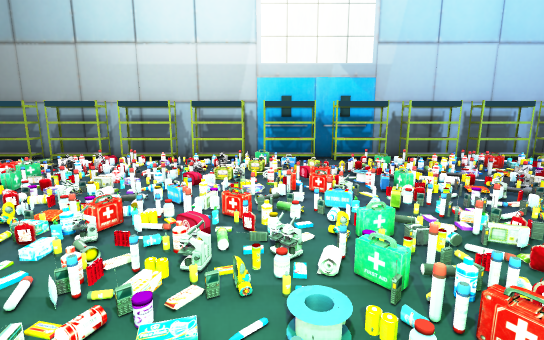
View 1 (above)

13 first-person views from a walk through a scene from a Unity 3-D project. The camera is 1.2 m above the floor, tilts 10° down and sees 85° across. The floor is counted in squares, 1 m on a side. Each view is taken from the middle of a square. On the plan, view 1 faces up. The plan holds only what a view shows up to about 13 squares ahead; the rest is blank. The place goes on beyond the plan. Some surface patterns are stand-ins.

View 2
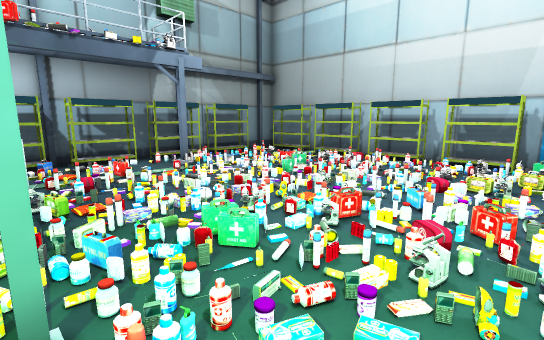

View 3
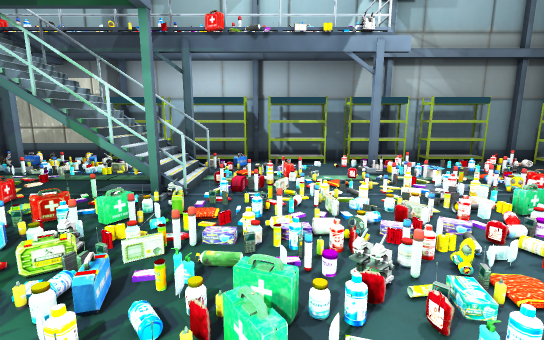

View 4
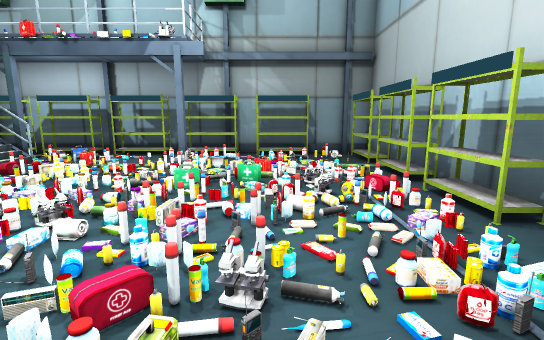

View 5
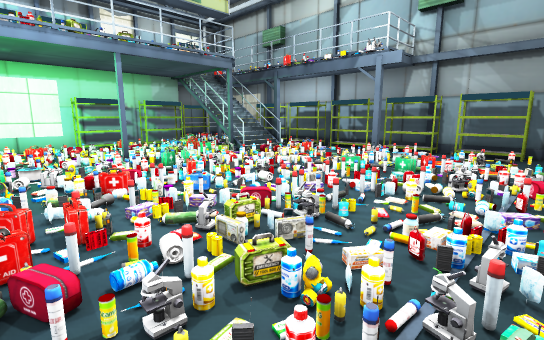

View 6
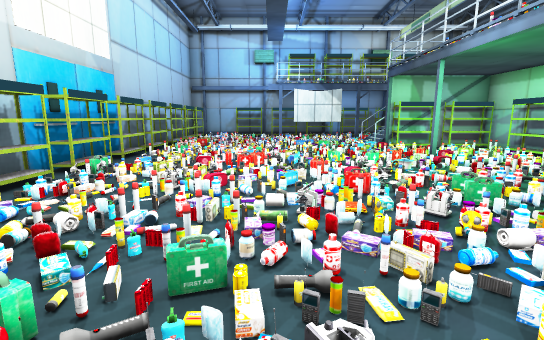

View 7
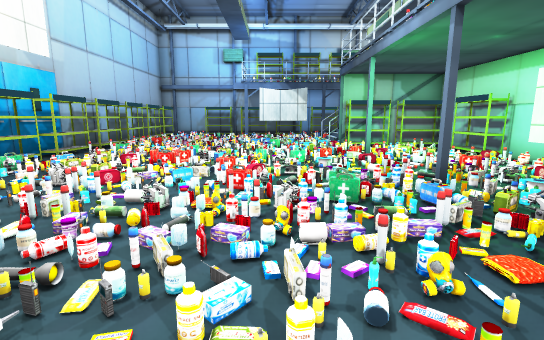

View 8
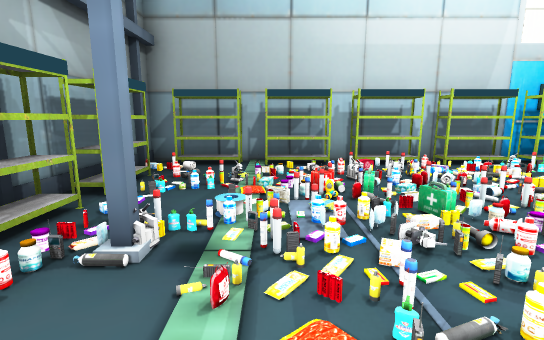

View 9
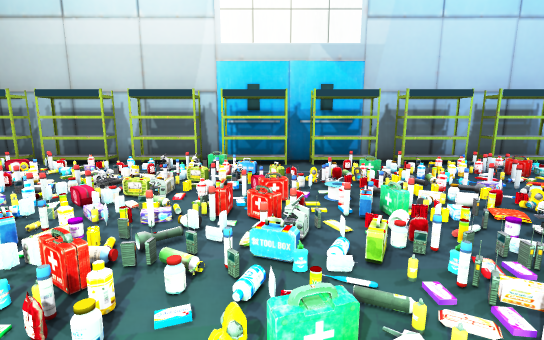

View 10
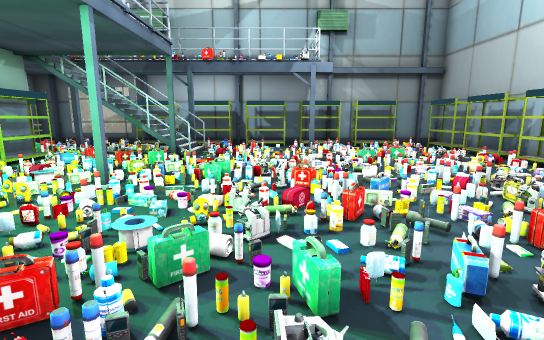

View 11
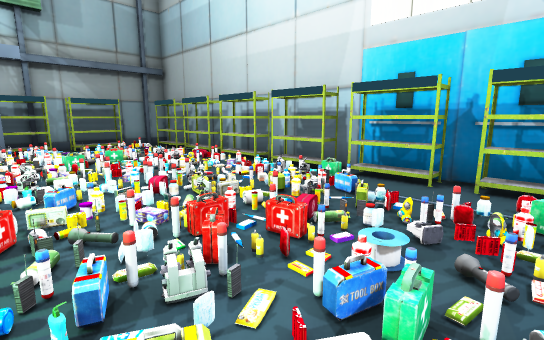

View 12
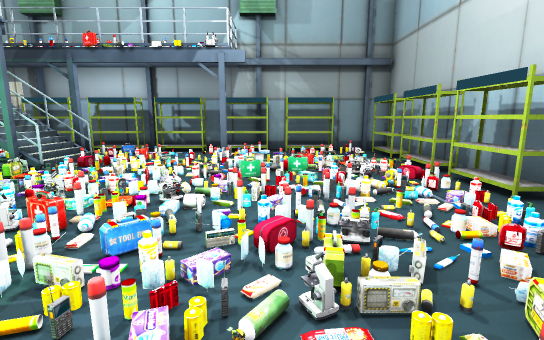

View 13
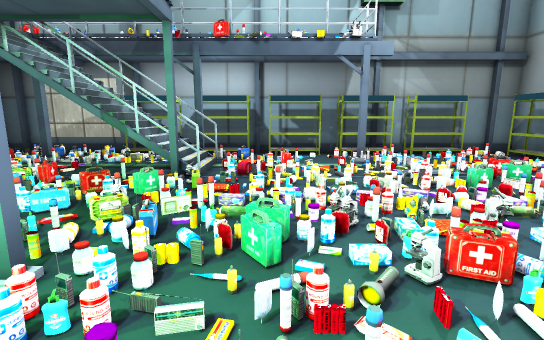

### Floor plan
Key: @ floor where view 1 was taken; # wall or solid block; . main floor; : floor 0.25 m higher than the main floor; + floor 0.5 m higher than the main floor; * floor 1.25 m higher than the main floor; % floor 2 m higher than the main floor; / step, stairs or slope; = window, fence, low wall or low ledge; O other object.
Columns run from 11 left of view 1 to 6 right of it. Each row starts with its distance up from view 1.
 11  ###############
 10 ##OOOOOOOOOOOOO#OO
  9 #//.=======/..====
  8 #OO.//../:////O.:
  7 #O////////////.O.
  6 #O../O////////O..
  5 #O////O////O///O
  4 #O/#////////////
  3 #O/./////O/////
  2 #OO///////////
  1 #O/=//////////   =
  0 #O/#+#///#O@/   O#
 -1 #O =*#///../O   O#
 -2 #O O%#:.....    O#
 -3  O   #O#OO   #O#O#

Where each view was taken, in squares from view 1:
view 1: 0 up, 0 right, facing up
view 2: 0 up, 0 right, facing up-left
view 3: 2 up, 1 left, facing left
view 4: 7 up, 0 right, facing left
view 5: 9 up, 1 right, facing down-left
view 6: 5 up, 7 left, facing right
view 7: 3 up, 7 left, facing right
view 8: 2 up, 7 left, facing up
view 9: 2 up, 1 right, facing up
view 10: 3 up, 3 right, facing left
view 11: 4 up, 3 right, facing up-left
view 12: 6 up, 1 right, facing left
view 13: 2 up, 0 right, facing left
